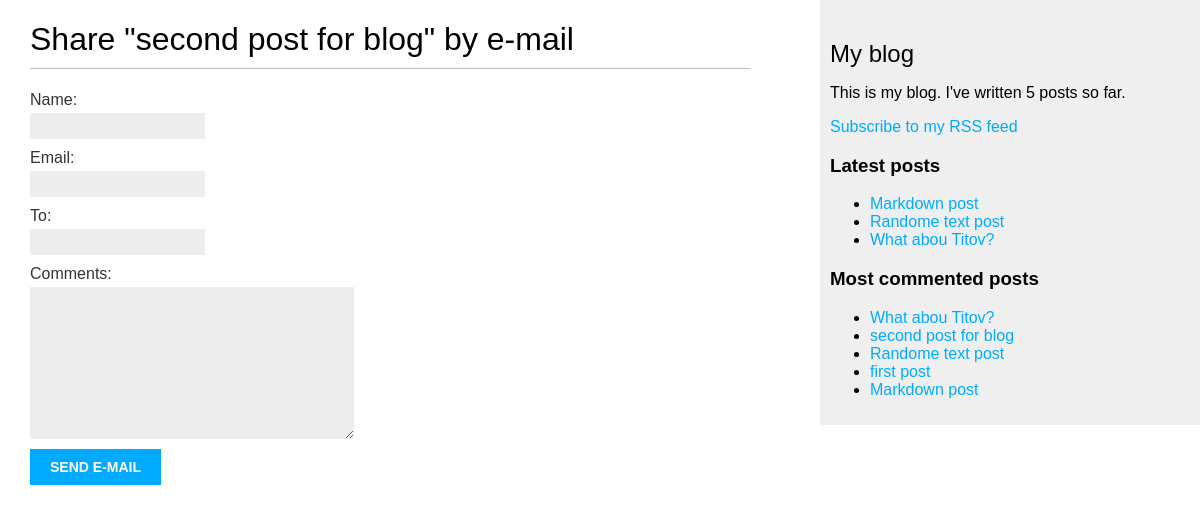
/blog/3/share/, run on the app's committed database.
### blog/models.py (models this page shows, shortened)
class Post(models.Model):
    class Status(models.TextChoices):
        DRAFT = 'DF', 'Draft'
        PUBLISHED = 'PB', 'Published'
    title = models.CharField(max_length=250)
    slug = models.SlugField(max_length=250,
                            unique_for_date='publish')
    body = models.TextField()
    author = models.ForeignKey(User,
                               on_delete=models.CASCADE,
                               related_name='blog_posts')
    publish = models.DateTimeField(default=timezone.now)
    created = models.DateTimeField(auto_now_add=True)
    updated = models.DateTimeField(auto_now=True)
    status = models.CharField(max_length=2,
                              choices=Status.choices, default=Status.DRAFT)
    objects = models.Manager()
    published = PublishedManager()
    tags = TaggableManager()
    class Meta:
        ordering = ['-publish']
        indexes = [
            models.Index(fields=['-publish']),
        ]
    def get_absolute_url(self):
        return reverse('blog:post_detail',
                       args=[self.publish.year,
                             self.publish.month,
                             self.publish.day,
                             self.slug])

### blog/views.py (the view)
def post_share(request, post_id):
    post = get_object_or_404(Post,
                             id=post_id,
                             status=Post.Status.PUBLISHED)
    sent = False
    if request.method == 'POST':
        form = EmailPostForm(request.POST)
        if form.is_valid():
            cd = form.cleaned_data
            post_url = request.build_absolute_uri(
                post.get_absolute_url())
            subject = f"{cd['name']} recommends you read" \
                        f"{post.title}"
            message = f"Read {post.title} at {post_url}\n\n" \
                      f"{cd['name']}\'s comments: {cd['comments']}"
            send_mail(subject, message, 'alexkllin6@gmail.com', [cd['to']])
            sent = True
    else:
        form = EmailPostForm()
    return render(request, 'blog/post/share.html',
                  {'post': post, 'form': form, 'sent': sent})

### blog/forms.py
class EmailPostForm(forms.Form):
    name = forms.CharField(max_length=25)
    email = forms.EmailField()
    to = forms.EmailField()
    comments = forms.CharField(required=False, widget=forms.Textarea)

### blog/models.py (called while the page is built)
    def get_queryset(self) -> QuerySet:
        return super().get_queryset().filter(status=Post.Status.PUBLISHED)

### blog/templatetags/blog_tags.py (called while the page is built)
@register.simple_tag
def total_posts():
    return Post.published.count()

@register.simple_tag
def get_most_commented_posts(count=5):
    return Post.published.annotate(
        total_comments=Count('comments')
    ).order_by('-total_comments')[:count]

@register.inclusion_tag('blog/post/latest_posts.html')
def show_latest_posts(count=5):
    lates_posts = Post.published.order_by('-publish')[:count]
    return {'latest_posts': lates_posts}

### blog/templates/blog/post/share.html (shortened to what this page needs)
{% extends "blog/base.html" %}
{% block content %}
  {% if sent %}
    <h1>E-mail successfully sent</h1>
    <p>
      "{{ post.title }}" was successfully sent
      to {{ form.cleaned_data.to }}.
    </p>
  {% else %}
    <h1>Share "{{ post.title }}" by e-mail</h1>
    <form method="post">
      {{ form.as_p }}
      <input type="submit" value="Send e-mail">
    </form>
  {% endif %}
{% endblock %}

### blog/templates/blog/base.html (shortened to what this page needs)
{% load blog_tags %}
{% load static %}
<!DOCTYPE html>
<html>
<head>
  <link href="{% static "css/blog.css" %}" rel="stylesheet">
</head>
<body>
  <div id="content">
    {% block content %}
    {% endblock %}
  </div>
  <div id="sidebar">
    <h2>My blog</h2>
    <p>
      This is my blog.
      I've written {% total_posts %} posts so far.
    </p>
    <p>
      <a href="{% url "blog:post_feed" %}">
        Subscribe to my RSS feed
      </a>
    </p>
    <h3>Latest posts</h3>
    {% show_latest_posts 3 %}
    <h3>Most commented posts</h3>
    {% get_most_commented_posts as get_most_commented_posts %}
    <ul>
      {% for post in get_most_commented_posts %}
      <li>
        <a href="{{post.get_absolute_url}}">{{post.title}}</a>
      </li>
      {%endfor%}
    </ul>
  </div>
</body>
</html>

### blog/templates/blog/post/latest_posts.html
<ul>
    {% for post in latest_posts %}
    <li>
        <a href="{{post.get_absolute_url}}">{{post.title}}</a>
    </li>
    {% endfor %}
</ul>

### blog/static/css/blog.css (style rules this page uses)
body { margin:0; padding:0; font-family:helvetica, sans-serif; }
a { color:#00abff; text-decoration:none; }
h1 { font-weight:normal; border-bottom:1px solid #bbb; padding:0 0 10px 0; }
h2 { font-weight:normal; margin:30px 0 0; }
#content { float:left; width:60%; padding:0 0 0 30px; }
#sidebar { float:right; width:30%; padding:10px; background:#efefef; height:100%; }
label { float:left; clear:both; color:#333; margin-bottom:4px; }
input, textarea { clear:both; float:left; margin:0 0 10px; background:#ededed; border:0; padding:6px 10px; font-size:12px; }
input[type=submit] { font-weight:bold; background:#00abff; color:#fff; padding:10px 20px; font-size:14px; text-transform:uppercase; }

### data on the page
Post: title "second post for blog"
Post: title "Markdown post"
Post: title "Randome text post"
Post: title "What abou Titov?"
Post: title "first post"
